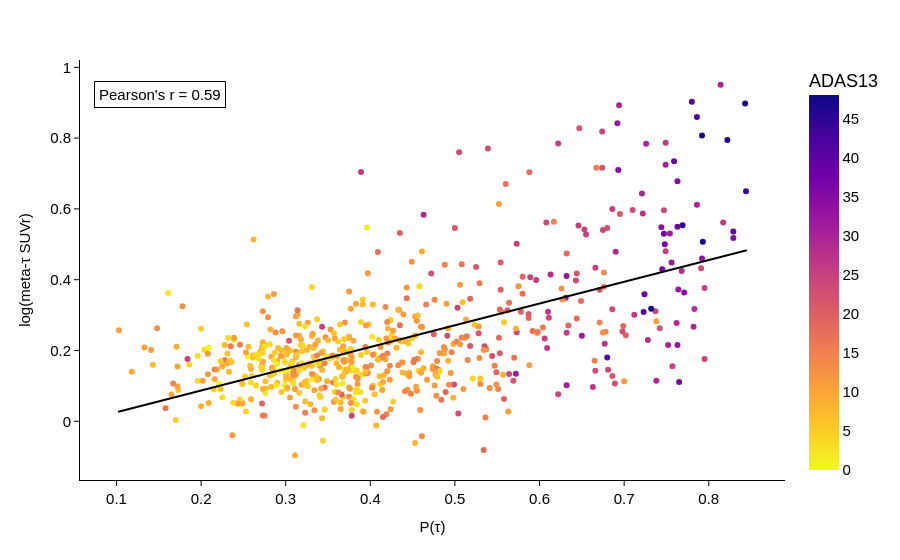

Write notebook code for a chart like this one.
### Code cell
bubble_plot_tau(adas_data_tau, 'tau_label_prob', 'tau_META_VILLE_SUVR', 'P(τ)', 'meta-τ SUVr', '3b')

### Figure 1 — Plotly figure (JSON) as saved in the notebook; plotly's stock layout.template omitted (floating-point values rounded to 4 significant figures; data arrays with more than 128 entries replaced by an {"elided": "..."} marker saying what was removed)
{"data": [{"hovertemplate": "P(τ)=%{x}<br>meta-τ SUVr=%{y}<br>ADAS13=%{marker.color}<extra></extra>", "legendgroup": "", "marker": {"color": {"elided": "619 float values"}, "coloraxis": "coloraxis", "symbol": "circle"}, "mode": "markers", "name": "", "orientation": "v", "showlegend": false, "type": "scatter", "x": {"elided": "619 float values"}, "xaxis": "x", "y": {"elided": "619 float values"}, "yaxis": "y"}, {"line": {"color": "black", "width": 2}, "mode": "lines", "name": "Regression Line", "showlegend": false, "type": "scattergl", "x": {"elided": "619 float values"}, "y": {"elided": "619 float values"}}], "layout": {"annotations": [{"align": "left", "bgcolor": "white", "bordercolor": "black", "borderpad": 4, "borderwidth": 1, "font": {"color": "black", "family": "Arial, sans-serif", "size": 15}, "showarrow": false, "text": "Pearson's r = 0.59", "x": 0.02, "xref": "paper", "y": 0.95, "yref": "paper"}], "coloraxis": {"colorbar": {"title": {"text": "ADAS13"}}, "colorscale": [[0, "#f0f921"], [0.1111, "#fdca26"], [0.2222, "#fb9f3a"], [0.3333, "#ed7953"], [0.4444, "#d8576b"], [0.5556, "#bd3786"], [0.6667, "#9c179e"], [0.7778, "#7201a8"], [0.8889, "#46039f"], [1, "#0d0887"]]}, "font": {"color": "black", "family": "Arial, sans-serif", "size": 15}, "legend": {"font": {"color": "black", "family": "Arial, sans-serif", "size": 15}, "title": {"font": {"color": "black", "family": "Arial, sans-serif", "size": 15}, "text": "ADAS-13"}, "tracegroupgap": 0}, "margin": {"t": 60}, "paper_bgcolor": "white", "plot_bgcolor": "white", "xaxis": {"anchor": "y", "domain": [0, 1], "linecolor": "black", "showgrid": false, "tickcolor": "black", "ticks": "outside", "title": {"font": {"color": "black", "family": "Arial, sans-serif", "size": 15}, "text": "P(τ)"}}, "yaxis": {"anchor": "x", "domain": [0, 1], "gridcolor": "lightgrey", "gridwidth": 0.5, "linecolor": "black", "showgrid": false, "tickcolor": "black", "ticks": "outside", "title": {"font": {"color": "black", "family": "Arial, sans-serif", "size": 15}, "text": "log(meta-τ SUVr)"}}}}
